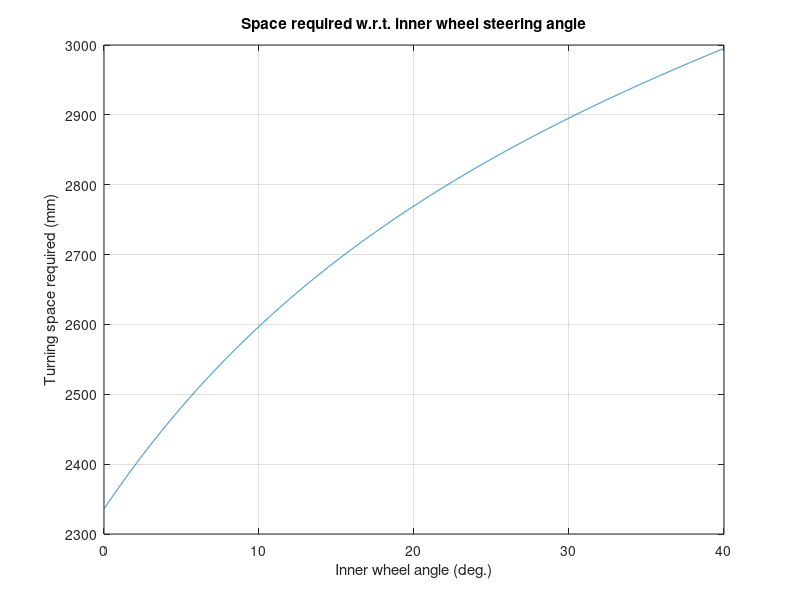

This chart was generated by the following MATLAB code:
clc;
clear all
g=855.1; % g= distance between front most part to front axle
l=1600; % l= wheelbase of car
w=1200-32; % w= trackwidth of car
did=0:0.01:40; % did= inner wheel turning angle in degrees
for i=1:length(did)
 di(i)=did(i)*(pi/180);
 x(i)= ((l/(tan(di(i))))+2*w) ;
 y(i) = l+g ;
dr(i) = ((x(i)).^2 + (y(i)).^2).^(0.5)-l/(tan(di(i))) % space required by vehicle make the turn
end
plot(did,dr)
title('Space required w.r.t. inner wheel steering angle')
xlabel('Inner wheel angle (deg.)')
ylabel('Turning space required (mm)')
grid on
